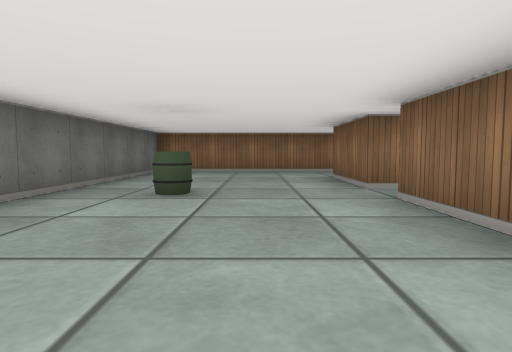
View 1 (above)

23 first-person views from a walk through a cub3D level. The camera is about half as high as the walls, tilts 4° down and sees 75° across. The floor is counted in squares. Each view is taken from the middle of a square. On the plan, view 1 faces up. The plan holds only what a view shows up to about 9 squares ahead; the rest is blank.

View 2
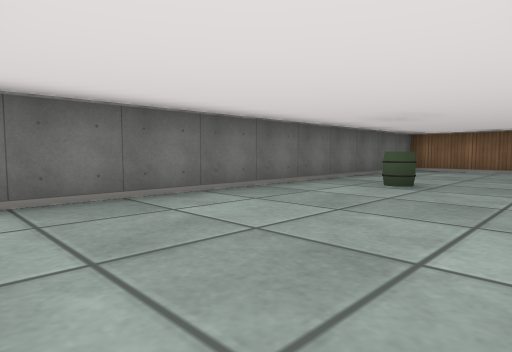

View 3
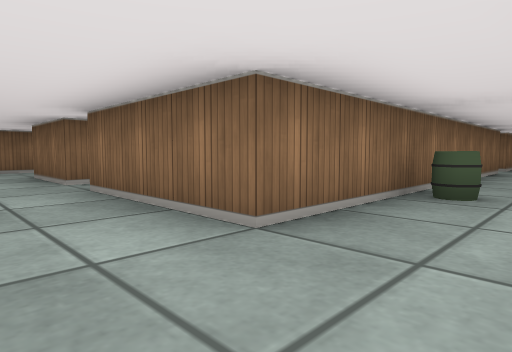

View 4
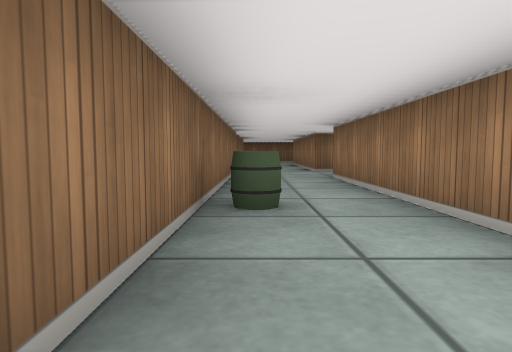

View 5
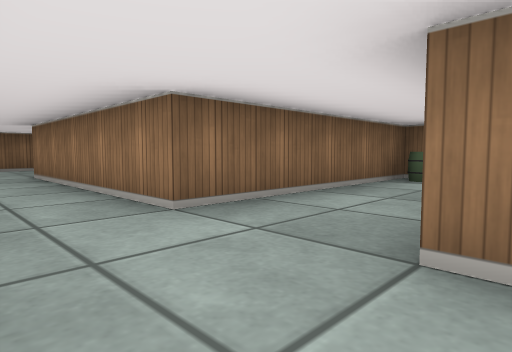

View 6
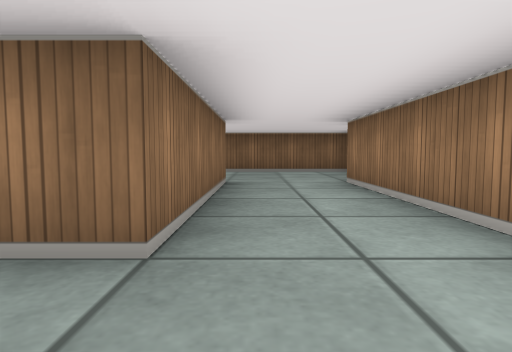

View 7
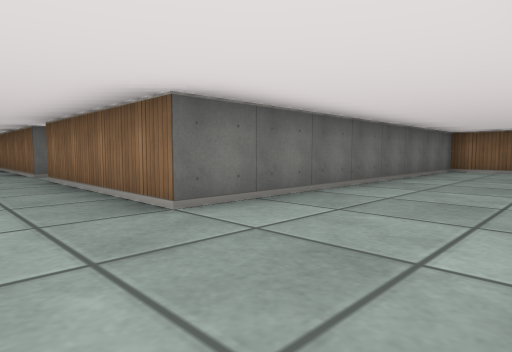

View 8
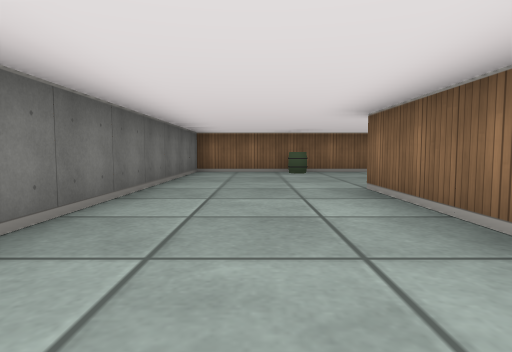

View 9
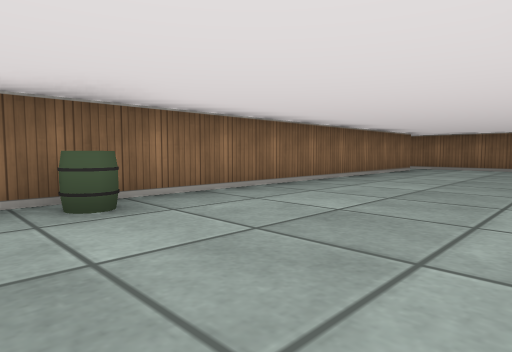

View 10
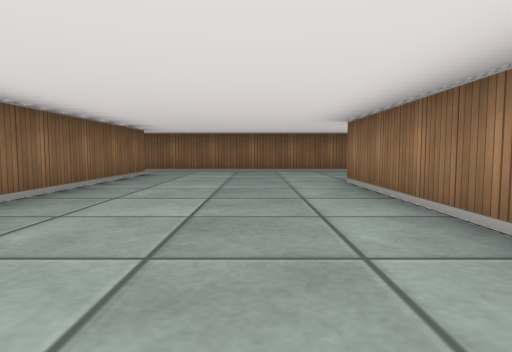

View 11
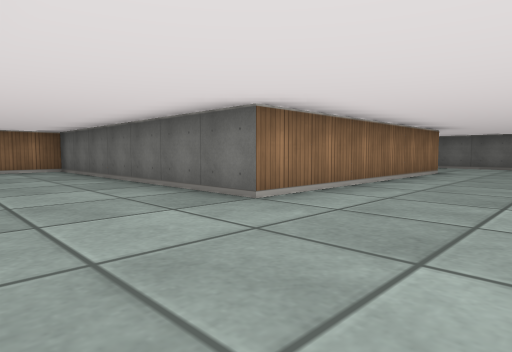

View 12
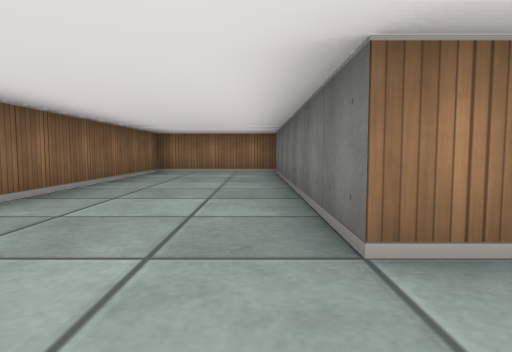

View 13
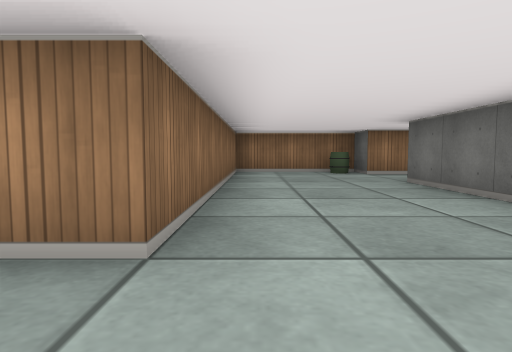

View 14
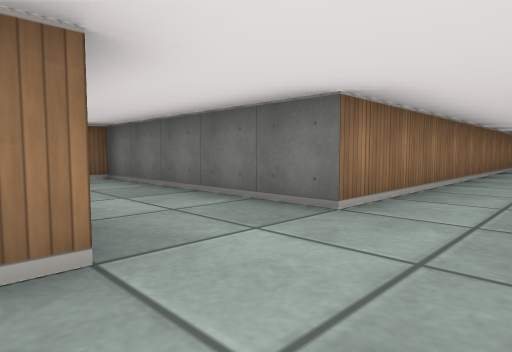

View 15
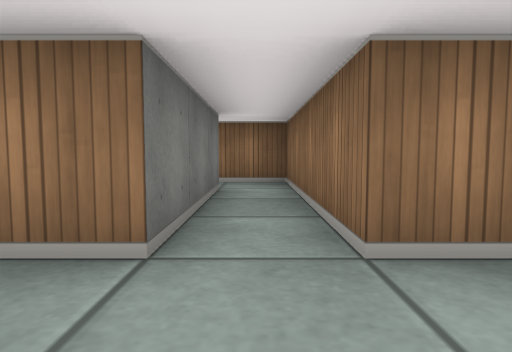

View 16
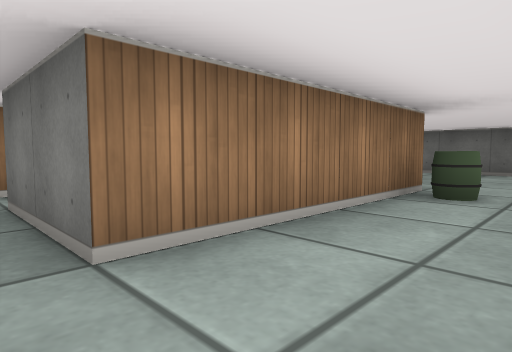

View 17
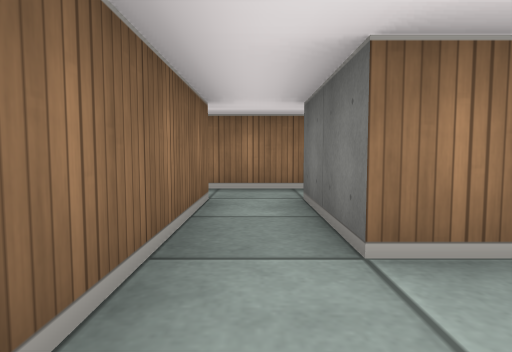

View 18
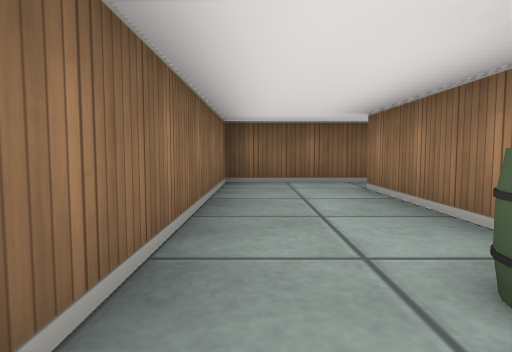

View 19
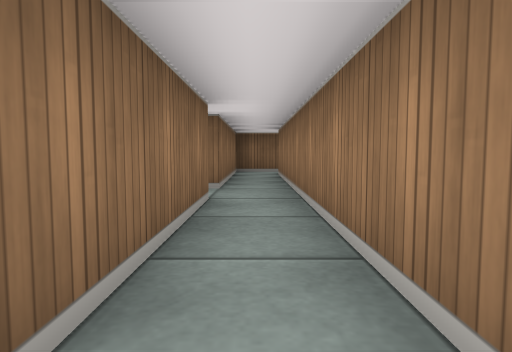

View 20
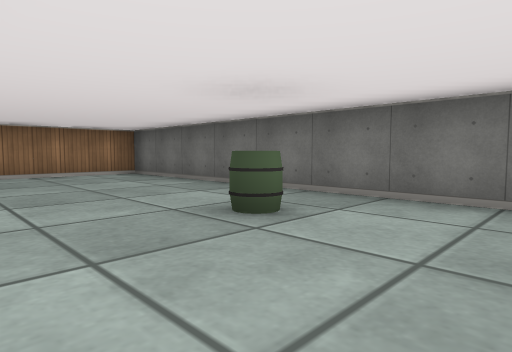

View 21
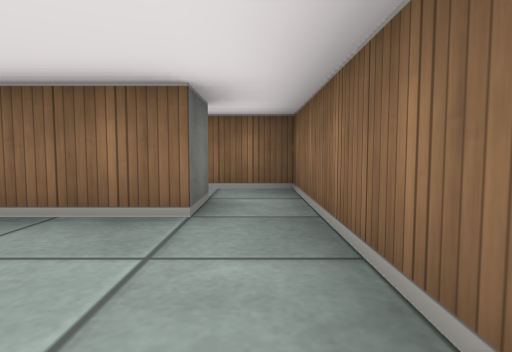

View 22
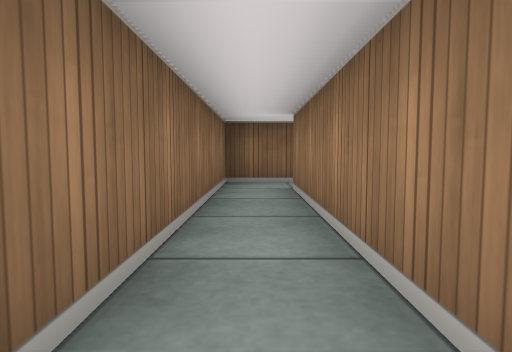

View 23
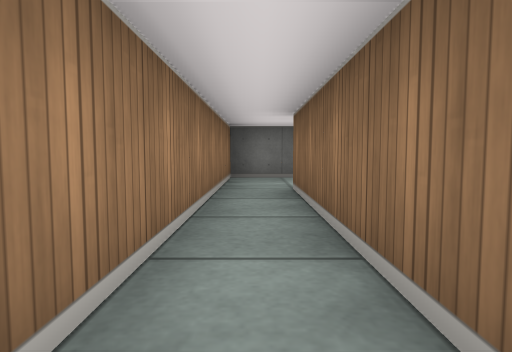

### Floor plan
Points are (right, up) in squares from view 1. A wall is a line through its corners. A room is listed if a view was taken in it or the views show most of it. See-through windows are left out.
Room 1 (views 1, 3, 4, 16, 17, 18, 20)
walls: (1.5, 4.5) (1.5, 6.5) (5.5, 6.5) (5.5, 4.5); (1.5, 0.5) (1.5, 3.5); (6.5, 4.5) (6.5, 8.5) (-2.5, 8.5) (-2.5, -1.5) (0.5, -1.5)
ways out: opening at (1.5, -0.5) to room 2; opening at (1, 4) to room 3; opening at (6, 5.5) to room 3
objects: barrel (-1, 4); barrel (2, 7)
Room 2 (views 2, 5, 6, 7, 8, 9, 10, 11, 12, 13, 14, 15, 21)
walls: (9.5, 3.5) (9.5, 0.5) (1.5, 0.5); (25.5, 9.5) (25.5, 8.5) (14.5, 8.5) (14.5, 0.5) (10.5, 0.5) (10.5, 3.5); (0.5, -1.5) (7.5, -1.5) (7.5, -6.5) (9.5, -6.5) (9.5, -1.5) (14.5, -1.5) (14.5, -2.5) (17.5, -2.5) (17.5, 4.5) (23.5, 4.5) (23.5, -2.5) (26.5, -2.5) (26.5, 9.5)
ways out: opening at (1.5, -0.5) to room 1; opening at (10, 3) to room 3; opening at (26, 9) to room 4
objects: barrel (4, 0); barrel (9, -6); barrel (15, -2); barrel (17, 8)
Room 3 (view 19)
walls: (5.5, 4.5) (1.5, 4.5); (2.6, 3.5) (9.2, 3.5); (10.5, 3.5) (10.5, 4.5) (6.5, 4.5)
ways out: opening at (1, 4) to room 1; opening at (6, 5.5) to room 1; opening at (10, 3) to room 2
Room 4 (views 22, 23)
walls: (19.5, 10.8) (19.5, 9.5) (25.5, 9.5); (26.5, 9.5) (26.5, 10.5) (21.5, 10.5)
ways out: opening at (26, 9) to room 2; opening at (20.5, 11)

Where each view was taken, in squares from view 1:
view 1: 0 up, 0 right, facing up
view 2: 1 down, 1 right, facing up-left
view 3: 1 down, 0 right, facing up-right
view 4: 0 up, 1 right, facing right
view 5: 0 up, 7 right, facing down-right
view 6: 0 up, 9 right, facing right
view 7: 1 down, 17 right, facing up-left
view 8: 0 up, 16 right, facing up
view 9: 5 up, 16 right, facing up-right
view 10: 6 up, 18 right, facing right
view 11: 7 up, 26 right, facing down-left
view 12: 6 up, 24 right, facing down
view 13: 6 up, 17 right, facing down
view 14: 0 up, 10 right, facing down-left
view 15: 1 down, 10 right, facing up
view 16: 8 up, 6 right, facing down-left
view 17: 8 up, 6 right, facing down
view 18: 8 up, 1 right, facing right
view 19: 4 up, 2 right, facing right
view 20: 6 up, 1 right, facing down-left
view 21: 6 up, 26 right, facing up
view 22: 10 up, 21 right, facing right
view 23: 10 up, 26 right, facing left
